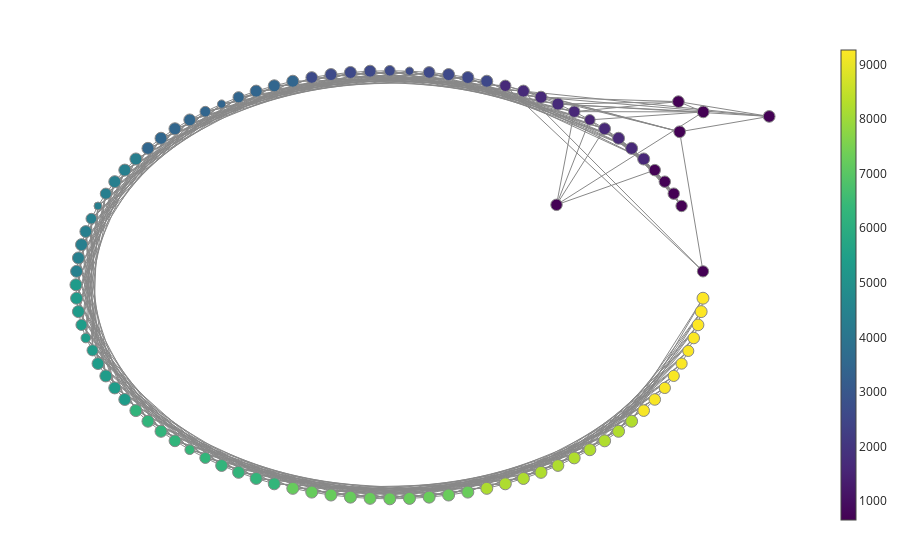

Write notebook code for a chart like this one.
### Code cell
# 1. Filter function
filter_func = gtda.mapper.Projection(columns=[0, 1])

# 2. Cover
cover = gtda.mapper.CubicalCover(n_intervals=10, overlap_frac=0.3)

# 3. Clustering
clusterer = DBSCAN()

pipe = gtda.mapper.make_mapper_pipeline(filter_func=filter_func,
                                        cover=cover,
                                        clusterer=clusterer,
                                        verbose=False)

fig = gtda.mapper.plot_static_mapper_graph(pipe, X)
fig.show()

### Figure 1 — Plotly figure (JSON) as saved in the notebook; plotly's stock layout.template omitted (floating-point values rounded to 4 significant figures; data arrays with more than 128 entries replaced by an {"elided": "..."} marker saying what was removed)
{"data": [{"hoverinfo": "none", "line": {"color": "#888", "width": 1}, "mode": "lines", "name": "edge_trace", "type": "scatter", "uid": "2c97a701-ff59-4d78-b174-6f7cc44e7df0", "x": {"elided": "1026 float values"}, "y": {"elided": "1026 float values"}}, {"hoverinfo": "text", "hovertext": ["Node ID: 0<br>Pullback set label: 8<br>Partial cluster label: -1<br>Node size: 190<br>Summary statistic: 672.0", "Node ID: 1<br>Pullback set label: 9<br>Partial cluster label: -1<br>Node size: 175<br>Summary statistic: 655.0", "Node ID: 2<br>Pullback set label: 4<br>Partial cluster label: -1<br>Node size: 181<br>Summary statistic: 679.0", "Node ID: 3<br>Pullback set label: 5<br>Partial cluster label: -1<br>Node size: 188<br>Summary statistic: 661.0", "Node ID: 4<br>Pullback set label: 6<br>Partial cluster label: -1<br>Node size: 189<br>Summary statistic: 663.0", "Node ID: 5<br>Pullback set label: 7<br>Partial cluster label: -1<br>Node size: 189<br>Summary statistic: 669.0", "Node ID: 6<br>Pullback set label: 0<br>Partial cluster label: -1<br>Node size: 177<br>Summary statistic: 667.0", "Node ID: 7<br>Pullback set label: 1<br>Partial cluster label: -1<br>Node size: 180<br>Summary statistic: 665.0", "Node ID: 8<br>Pullback set label: 2<br>Partial cluster label: -1<br>Node size: 180<br>Summary statistic: 671.0", "Node ID: 9<br>Pullback set label: 3<br>Partial cluster label: -1<br>Node size: 180<br>Summary statistic: 677.0", "Node ID: 10<br>Pullback set label: 10<br>Partial cluster label: -1<br>Node size: 198<br>Summary statistic: 1620.0", "Node ID: 11<br>Pullback set label: 11<br>Partial cluster label: -1<br>Node size: 198<br>Summary statistic: 1630.0", "Node ID: 12<br>Pullback set label: 12<br>Partial cluster label: -1<br>Node size: 198<br>Summary statistic: 1640.0", "Node ID: 13<br>Pullback set label: 13<br>Partial cluster label: -1<br>Node size: 192<br>Summary statistic: 1630.0", "Node ID: 14<br>Pullback set label: 14<br>Partial cluster label: -1<br>Node size: 155<br>Summary statistic: 1530.0", "Node ID: 15<br>Pullback set label: 15<br>Partial cluster label: -1<br>Node size: 180<br>Summary statistic: 1610.0", "Node ID: 16<br>Pullback set label: 16<br>Partial cluster label: -1<br>Node size: 198<br>Summary statistic: 1660.0", "Node ID: 17<br>Pullback set label: 17<br>Partial cluster label: -1<br>Node size: 198<br>Summary statistic: 1670.0", "Node ID: 18<br>Pullback set label: 18<br>Partial cluster label: -1<br>Node size: 198<br>Summary statistic: 1670.0", "Node ID: 19<br>Pullback set label: 19<br>Partial cluster label: -1<br>Node size: 176<br>Summary statistic: 1680.0", "Node ID: 20<br>Pullback set label: 20<br>Partial cluster label: -1<br>Node size: 198<br>Summary statistic: 2540.0", "Node ID: 21<br>Pullback set label: 21<br>Partial cluster label: -1<br>Node size: 198<br>Summary statistic: 2550.0", "Node ID: 22<br>Pullback set label: 22<br>Partial cluster label: -1<br>Node size: 198<br>Summary statistic: 2560.0", "Node ID: 23<br>Pullback set label: 23<br>Partial cluster label: -1<br>Node size: 186<br>Summary statistic: 2570.0", "Node ID: 24<br>Pullback set label: 24<br>Partial cluster label: -1<br>Node size: 94<br>Summary statistic: 2610.0", "Node ID: 25<br>Pullback set label: 25<br>Partial cluster label: -1<br>Node size: 157<br>Summary statistic: 2590.0", "Node ID: 26<br>Pullback set label: 26<br>Partial cluster label: -1<br>Node size: 196<br>Summary statistic: 2570.0", "Node ID: 27<br>Pullback set label: 27<br>Partial cluster label: -1<br>Node size: 198<br>Summary statistic: 2580.0", "Node ID: 28<br>Pullback set label: 28<br>Partial cluster label: -1<br>Node size: 198<br>Summary statistic: 2590.0", "Node ID: 29<br>Pullback set label: 29<br>Partial cluster label: -1<br>Node size: 187<br>Summary statistic: 2610.0", "Node ID: 30<br>Pullback set label: 30<br>Partial cluster label: -1<br>Node size: 198<br>Summary statistic: 3450.0", "Node ID: 31<br>Pullback set label: 31<br>Partial cluster label: -1<br>Node size: 198<br>Summary statistic: 3460.0", "Node ID: 32<br>Pullback set label: 32<br>Partial cluster label: -1<br>Node size: 198<br>Summary statistic: 3460.0", "Node ID: 33<br>Pullback set label: 33<br>Partial cluster label: -1<br>Node size: 171<br>Summary statistic: 3450.0", "Node ID: 34<br>Pullback set label: 34<br>Partial cluster label: -1<br>Node size: 95<br>Summary statistic: 3430.0", "Node ID: 35<br>Pullback set label: 35<br>Partial cluster label: -1<br>Node size: 154<br>Summary statistic: 3460.0", "Node ID: 36<br>Pullback set label: 36<br>Partial cluster label: -1<br>Node size: 192<br>Summary statistic: 3480.0", "Node ID: 37<br>Pullback set label: 37<br>Partial cluster label: -1<br>Node size: 198<br>Summary statistic: 3490.0", "Node ID: 38<br>Pullback set label: 38<br>Partial cluster label: -1<br>Node size: 198<br>Summary statistic: 3490.0", "Node ID: 39<br>Pullback set label: 39<br>Partial cluster label: -1<br>Node size: 198<br>Summary statistic: 3500.0", "Node ID: 40<br>Pullback set label: 40<br>Partial cluster label: -1<br>Node size: 198<br>Summary statistic: 4350.0", "Node ID: 41<br>Pullback set label: 41<br>Partial cluster label: -1<br>Node size: 198<br>Summary statistic: 4360.0", "Node ID: 42<br>Pullback set label: 42<br>Partial cluster label: -1<br>Node size: 198<br>Summary statistic: 4360.0", "Node ID: 43<br>Pullback set label: 43<br>Partial cluster label: -1<br>Node size: 170<br>Summary statistic: 4340.0", "Node ID: 44<br>Pullback set label: 44<br>Partial cluster label: -1<br>Node size: 88<br>Summary statistic: 4390.0", "Node ID: 45<br>Pullback set label: 45<br>Partial cluster label: -1<br>Node size: 155<br>Summary statistic: 4390.0", "Node ID: 46<br>Pullback set label: 46<br>Partial cluster label: -1<br>Node size: 194<br>Summary statistic: 4380.0", "Node ID: 47<br>Pullback set label: 47<br>Partial cluster label: -1<br>Node size: 198<br>Summary statistic: 4390.0", "Node ID: 48<br>Pullback set label: 48<br>Partial cluster label: -1<br>Node size: 198<br>Summary statistic: 4390.0", "Node ID: 49<br>Pullback set label: 49<br>Partial cluster label: -1<br>Node size: 198<br>Summary statistic: 4400.0", "Node ID: 50<br>Pullback set label: 50<br>Partial cluster label: -1<br>Node size: 198<br>Summary statistic: 5330.0", "Node ID: 51<br>Pullback set label: 51<br>Partial cluster label: -1<br>Node size: 198<br>Summary statistic: 5330.0", "Node ID: 52<br>Pullback set label: 52<br>Partial cluster label: -1<br>Node size: 198<br>Summary statistic: 5340.0", "Node ID: 53<br>Pullback set label: 53<br>Partial cluster label: -1<br>Node size: 172<br>Summary statistic: 5390.0", "Node ID: 54<br>Pullback set label: 54<br>Partial cluster label: -1<br>Node size: 127<br>Summary statistic: 5400.0", "Node ID: 55<br>Pullback set label: 55<br>Partial cluster label: -1<br>Node size: 170<br>Summary statistic: 5350.0", "Node ID: 56<br>Pullback set label: 56<br>Partial cluster label: -1<br>Node size: 194<br>Summary statistic: 5350.0", "Node ID: 57<br>Pullback set label: 57<br>Partial cluster label: -1<br>Node size: 198<br>Summary statistic: 5370.0", "Node ID: 58<br>Pullback set label: 58<br>Partial cluster label: -1<br>Node size: 198<br>Summary statistic: 5370.0", "Node ID: 59<br>Pullback set label: 59<br>Partial cluster label: -1<br>Node size: 198<br>Summary statistic: 5380.0", "Node ID: 60<br>Pullback set label: 60<br>Partial cluster label: -1<br>Node size: 198<br>Summary statistic: 6260.0", "Node ID: 61<br>Pullback set label: 61<br>Partial cluster label: -1<br>Node size: 198<br>Summary statistic: 6260.0", "Node ID: 62<br>Pullback set label: 62<br>Partial cluster label: -1<br>Node size: 198<br>Summary statistic: 6270.0", "Node ID: 63<br>Pullback set label: 63<br>Partial cluster label: -1<br>Node size: 190<br>Summary statistic: 6280.0", "Node ID: 64<br>Pullback set label: 64<br>Partial cluster label: -1<br>Node size: 129<br>Summary statistic: 6370.0", "Node ID: 65<br>Pullback set label: 65<br>Partial cluster label: -1<br>Node size: 166<br>Summary statistic: 6320.0", "Node ID: 66<br>Pullback set label: 66<br>Partial cluster label: -1<br>Node size: 195<br>Summary statistic: 6300.0", "Node ID: 67<br>Pullback set label: 67<br>Partial cluster label: -1<br>Node size: 198<br>Summary statistic: 6300.0", "Node ID: 68<br>Pullback set label: 68<br>Partial cluster label: -1<br>Node size: 198<br>Summary statistic: 6300.0", "Node ID: 69<br>Pullback set label: 69<br>Partial cluster label: -1<br>Node size: 198<br>Summary statistic: 6310.0", "Node ID: 70<br>Pullback set label: 70<br>Partial cluster label: -1<br>Node size: 198<br>Summary statistic: 7220.0", "Node ID: 71<br>Pullback set label: 71<br>Partial cluster label: -1<br>Node size: 198<br>Summary statistic: 7220.0", "Node ID: 72<br>Pullback set label: 72<br>Partial cluster label: -1<br>Node size: 198<br>Summary statistic: 7230.0", "Node ID: 73<br>Pullback set label: 73<br>Partial cluster label: -1<br>Node size: 198<br>Summary statistic: 7240.0", "Node ID: 74<br>Pullback set label: 74<br>Partial cluster label: -1<br>Node size: 194<br>Summary statistic: 7260.0", "Node ID: 75<br>Pullback set label: 75<br>Partial cluster label: -1<br>Node size: 196<br>Summary statistic: 7260.0", "Node ID: 76<br>Pullback set label: 76<br>Partial cluster label: -1<br>Node size: 198<br>Summary statistic: 7260.0", "Node ID: 77<br>Pullback set label: 77<br>Partial cluster label: -1<br>Node size: 198<br>Summary statistic: 7260.0", "Node ID: 78<br>Pullback set label: 78<br>Partial cluster label: -1<br>Node size: 198<br>Summary statistic: 7270.0", "Node ID: 79<br>Pullback set label: 79<br>Partial cluster label: -1<br>Node size: 198<br>Summary statistic: 7270.0", "Node ID: 80<br>Pullback set label: 80<br>Partial cluster label: -1<br>Node size: 198<br>Summary statistic: 8200.0", "Node ID: 81<br>Pullback set label: 81<br>Partial cluster label: -1<br>Node size: 198<br>Summary statistic: 8210.0", "Node ID: 82<br>Pullback set label: 82<br>Partial cluster label: -1<br>Node size: 198<br>Summary statistic: 8220.0", "Node ID: 83<br>Pullback set label: 83<br>Partial cluster label: -1<br>Node size: 198<br>Summary statistic: 8220.0", "Node ID: 84<br>Pullback set label: 84<br>Partial cluster label: -1<br>Node size: 190<br>Summary statistic: 8230.0", "Node ID: 85<br>Pullback set label: 85<br>Partial cluster label: -1<br>Node size: 193<br>Summary statistic: 8240.0", "Node ID: 86<br>Pullback set label: 86<br>Partial cluster label: -1<br>Node size: 198<br>Summary statistic: 8240.0", "Node ID: 87<br>Pullback set label: 87<br>Partial cluster label: -1<br>Node size: 198<br>Summary statistic: 8250.0", "Node ID: 88<br>Pullback set label: 88<br>Partial cluster label: -1<br>Node size: 198<br>Summary statistic: 8250.0", "Node ID: 89<br>Pullback set label: 89<br>Partial cluster label: -1<br>Node size: 198<br>Summary statistic: 8260.0", "Node ID: 90<br>Pullback set label: 90<br>Partial cluster label: -1<br>Node size: 187<br>Summary statistic: 9180.0", "Node ID: 91<br>Pullback set label: 91<br>Partial cluster label: -1<br>Node size: 184<br>Summary statistic: 9200.0", "Node ID: 92<br>Pullback set label: 92<br>Partial cluster label: -1<br>Node size: 175<br>Summary statistic: 9210.0", "Node ID: 93<br>Pullback set label: 93<br>Partial cluster label: -1<br>Node size: 171<br>Summary statistic: 9210.0", "Node ID: 94<br>Pullback set label: 94<br>Partial cluster label: -1<br>Node size: 171<br>Summary statistic: 9220.0", "Node ID: 95<br>Pullback set label: 95<br>Partial cluster label: -1<br>Node size: 170<br>Summary statistic: 9230.0", "Node ID: 96<br>Pullback set label: 96<br>Partial cluster label: -1<br>Node size: 182<br>Summary statistic: 9240.0", "Node ID: 97<br>Pullback set label: 97<br>Partial cluster label: -1<br>Node size: 188<br>Summary statistic: 9260.0", "Node ID: 98<br>Pullback set label: 98<br>Partial cluster label: -1<br>Node size: 196<br>Summary statistic: 9260.0", "Node ID: 99<br>Pullback set label: 99<br>Partial cluster label: -1<br>Node size: 196<br>Summary statistic: 9260.0"], "marker": {"color": [671.7, 654.6, 678.9, 660.8, 663.3, 669.3, 667.1, 664.6, 670.6, 676.6, 1624.0, 1631.0, 1637.0, 1630.0, 1534.0, 1614.0, 1659.0, 1665.0, 1671.0, 1678.0, 2543.0, 2550.0, 2556.0, 2569.0, 2614.0, 2591.0, 2573.0, 2581.0, 2587.0, 2614.0, 3448.0, 3455.0, 3461.0, 3452.0, 3435.0, 3463.0, 3480.0, 3486.0, 3492.0, 3499.0, 4348.0, 4355.0, 4361.0, 4337.0, 4388.0, 4394.0, 4379.0, 4386.0, 4392.0, 4399.0, 5326.0, 5333.0, 5339.0, 5393.0, 5401.0, 5352.0, 5354.0, 5365.0, 5371.0, 5378.0, 6256.0, 6264.0, 6270.0, 6283.0, 6373.0, 6320.0, 6298.0, 6297.0, 6303.0, 6310.0, 7217.0, 7224.0, 7230.0, 7236.0, 7256.0, 7256.0, 7255.0, 7261.0, 7267.0, 7274.0, 8202.0, 8209.0, 8215.0, 8221.0, 8231.0, 8236.0, 8240.0, 8246.0, 8252.0, 8259.0, 9179.0, 9196.0, 9208.0, 9213.0, 9219.0, 9226.0, 9240.0, 9264.0, 9264.0, 9263.0], "colorbar": {"thickness": 15, "title": {"side": "right", "text": ""}, "xanchor": "left"}, "colorscale": [[0, "#440154"], [0.1111, "#482878"], [0.2222, "#3e4989"], [0.3333, "#31688e"], [0.4444, "#26828e"], [0.5556, "#1f9e89"], [0.6667, "#35b779"], [0.7778, "#6ece58"], [0.8889, "#b5de2b"], [1, "#fde725"]], "line": {"color": "#888", "width": 1}, "opacity": 1, "reversescale": false, "showscale": true, "size": [190, 175, 181, 188, 189, 189, 177, 180, 180, 180, 198, 198, 198, 192, 155, 180, 198, 198, 198, 176, 198, 198, 198, 186, 94, 157, 196, 198, 198, 187, 198, 198, 198, 171, 95, 154, 192, 198, 198, 198, 198, 198, 198, 170, 88, 155, 194, 198, 198, 198, 198, 198, 198, 172, 127, 170, 194, 198, 198, 198, 198, 198, 198, 190, 129, 166, 195, 198, 198, 198, 198, 198, 198, 198, 194, 196, 198, 198, 198, 198, 198, 198, 198, 198, 190, 193, 198, 198, 198, 198, 187, 184, 175, 171, 171, 170, 182, 188, 196, 196], "sizemin": 4, "sizemode": "area", "sizeref": 2.75}, "mode": "markers", "name": "node_trace", "type": "scatter", "uid": "53552c2f-a127-4b66-86ae-bea7333d3cf4", "x": [3.325, 3.593, 1.912, 3.596, 3.311, 4.352, 3.347, 3.257, 3.155, 3.04, 2.912, 2.774, 2.624, 2.464, 2.295, 2.116, 1.929, 1.734, 1.533, 1.325, 1.112, 0.8953, 0.6746, 0.4512, 0.226, -5.789e-16, -0.226, -0.4512, -0.6746, -0.8953, -1.112, -1.325, -1.533, -1.734, -1.929, -2.116, -2.295, -2.464, -2.624, -2.774, -2.912, -3.04, -3.155, -3.257, -3.347, -3.424, -3.487, -3.536, -3.572, -3.593, -3.6, -3.593, -3.572, -3.536, -3.487, -3.409, -3.347, -3.257, -3.155, -3.04, -2.912, -2.774, -2.624, -2.464, -2.295, -2.116, -1.929, -1.734, -1.533, -1.325, -1.112, -0.8953, -0.6746, -0.4512, -0.226, -6.613e-16, 0.226, 0.4512, 0.6746, 0.8953, 1.112, 1.325, 1.533, 1.734, 1.929, 2.116, 2.295, 2.464, 2.624, 2.774, 2.912, 3.04, 3.155, 3.257, 3.347, 3.424, 3.487, 3.536, 3.572, 3.593], "y": [2.574, 0.226, 1.345, 2.908, 3.08, 2.832, 1.325, 1.533, 1.734, 1.929, 2.116, 2.295, 2.464, 2.624, 2.774, 2.912, 3.04, 3.155, 3.257, 3.347, 3.424, 3.487, 3.536, 3.572, 3.593, 3.6, 3.593, 3.572, 3.536, 3.487, 3.424, 3.347, 3.257, 3.155, 3.04, 2.912, 2.774, 2.624, 2.464, 2.295, 2.116, 1.929, 1.734, 1.533, 1.325, 1.112, 0.8953, 0.6746, 0.4512, 0.226, -1.158e-15, -0.226, -0.4512, -0.6746, -0.8953, -1.102, -1.325, -1.533, -1.734, -1.929, -2.116, -2.295, -2.464, -2.624, -2.774, -2.912, -3.04, -3.155, -3.257, -3.347, -3.424, -3.487, -3.536, -3.572, -3.593, -3.6, -3.593, -3.572, -3.536, -3.487, -3.424, -3.347, -3.257, -3.155, -3.04, -2.912, -2.774, -2.624, -2.464, -2.295, -2.116, -1.929, -1.734, -1.533, -1.325, -1.112, -0.8953, -0.6746, -0.4512, -0.226]}], "layout": {"autosize": false, "hovermode": "closest", "margin": {"b": 20, "l": 5, "r": 5, "t": 40}, "showlegend": false, "title": {"text": ""}, "xaxis": {"showgrid": false, "showline": false, "showticklabels": false, "ticks": "", "title": {"text": ""}, "zeroline": false}, "yaxis": {"showgrid": false, "showline": false, "showticklabels": false, "ticks": "", "title": {"text": ""}, "zeroline": false}}}
